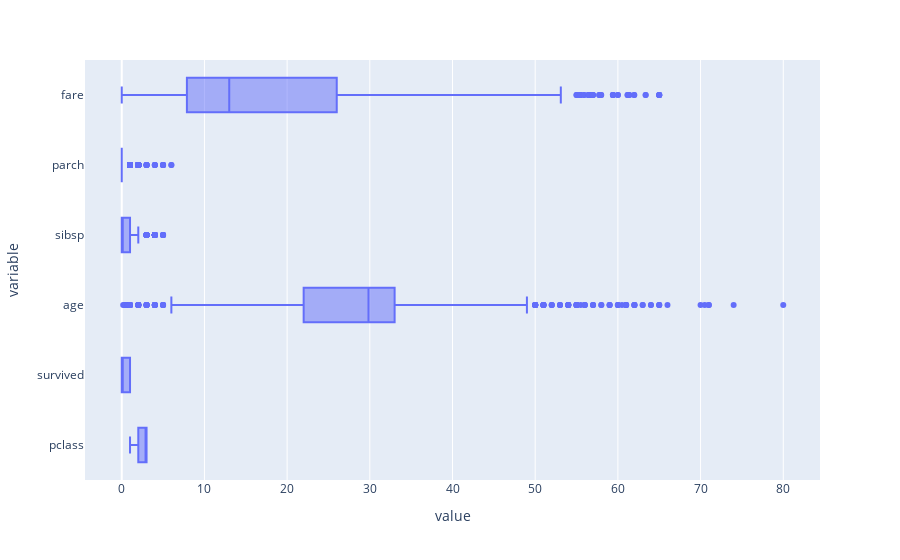

Here is the notebook cell this chart was saved with:
### Code cell
px.box(data_frame=iqr_df[['pclass', 'survived', 'age', 'sibsp', 'parch', 'fare']], orientation="h")

### Figure 1 — Plotly figure (JSON) as saved in the notebook; plotly's stock layout.template omitted (floating-point values rounded to 4 significant figures; data arrays with more than 128 entries replaced by an {"elided": "..."} marker saying what was removed)
{"data": [{"alignmentgroup": "True", "hovertemplate": "value=%{x}<br>variable=%{y}<extra></extra>", "legendgroup": "", "marker": {"color": "#636efa"}, "name": "", "notched": false, "offsetgroup": "", "orientation": "h", "showlegend": false, "type": "box", "x": {"elided": "6828 float values"}, "x0": " ", "xaxis": "x", "y": {"elided": "6828 str values"}, "y0": " ", "yaxis": "y"}], "layout": {"boxmode": "group", "legend": {"tracegroupgap": 0}, "margin": {"t": 60}, "xaxis": {"anchor": "y", "domain": [0, 1], "title": {"text": "value"}}, "yaxis": {"anchor": "x", "domain": [0, 1], "title": {"text": "variable"}}}}
